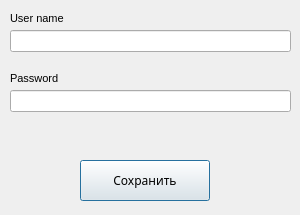
<?xml version="1.0" encoding="UTF-8"?>
<ui version="4.0">
 <class>ConnectionDataDialog</class>
 <widget class="QDialog" name="ConnectionDataDialog">
  <property name="geometry">
   <rect>
    <x>0</x>
    <y>0</y>
    <width>300</width>
    <height>215</height>
   </rect>
  </property>
  <property name="windowTitle">
   <string>Новое подключение</string>
  </property>
  <widget class="QLabel" name="userLinelabel">
   <property name="geometry">
    <rect>
     <x>10</x>
     <y>10</y>
     <width>231</width>
     <height>16</height>
    </rect>
   </property>
   <property name="font">
    <font>
     <pointsize>8</pointsize>
    </font>
   </property>
   <property name="text">
    <string>User name</string>
   </property>
  </widget>
  <widget class="QLineEdit" name="userLineEdit">
   <property name="geometry">
    <rect>
     <x>10</x>
     <y>30</y>
     <width>281</width>
     <height>22</height>
    </rect>
   </property>
  </widget>
  <widget class="QPushButton" name="saveButton">
   <property name="geometry">
    <rect>
     <x>80</x>
     <y>160</y>
     <width>130</width>
     <height>41</height>
    </rect>
   </property>
   <property name="font">
    <font>
     <family>MS Reference Sans Serif</family>
    </font>
   </property>
   <property name="text">
    <string>Сохранить</string>
   </property>
  </widget>
  <widget class="QLabel" name="passwordLinelabel">
   <property name="geometry">
    <rect>
     <x>10</x>
     <y>70</y>
     <width>251</width>
     <height>16</height>
    </rect>
   </property>
   <property name="font">
    <font>
     <pointsize>8</pointsize>
    </font>
   </property>
   <property name="text">
    <string>Password</string>
   </property>
  </widget>
  <widget class="QLineEdit" name="passwordLineEdit">
   <property name="geometry">
    <rect>
     <x>10</x>
     <y>90</y>
     <width>281</width>
     <height>22</height>
    </rect>
   </property>
  </widget>
 </widget>
 <resources/>
 <connections/>
</ui>
